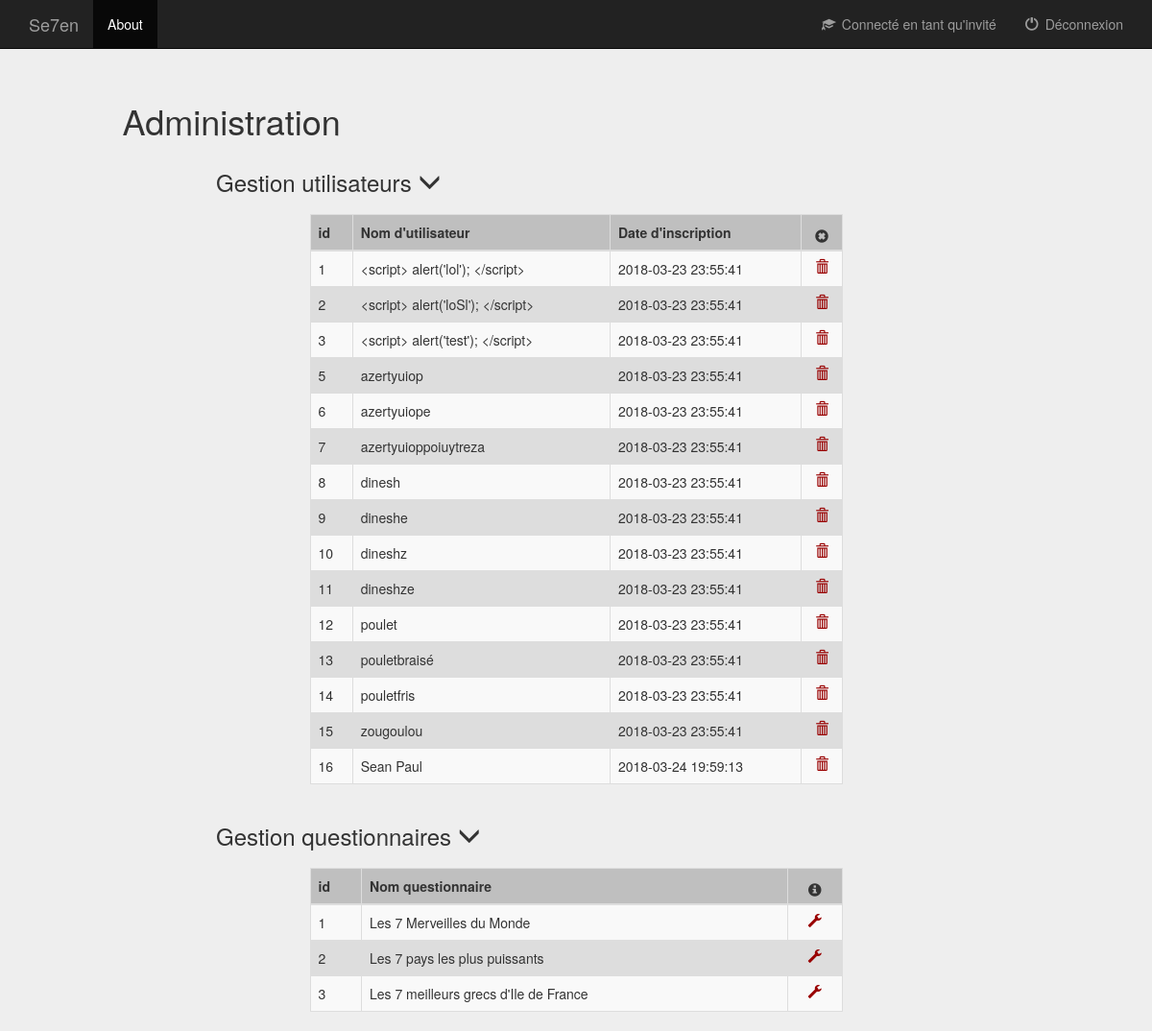
Page /main/administration.php on the earlier database version.
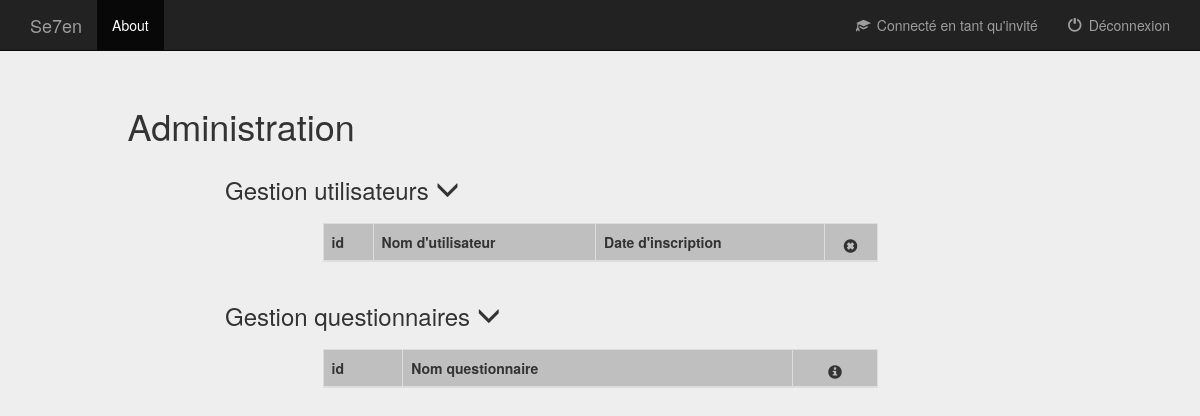
Same page on the later database version.
### tables this page shows
CREATE TABLE IF NOT EXISTS `users` (
  `id` smallint(6) NOT NULL AUTO_INCREMENT,
  `login` varchar(50) NOT NULL,
  `password` varchar(100) NOT NULL,
  `date_inscription` timestamp NOT NULL DEFAULT CURRENT_TIMESTAMP,
  PRIMARY KEY (`login`),
  UNIQUE KEY `id` (`id`)
);

CREATE TABLE IF NOT EXISTS `questionnaires` (
  `idQuestionnaire` smallint(6) NOT NULL AUTO_INCREMENT,
  `nomQuestionnaire` tinytext NOT NULL,
  PRIMARY KEY (`idQuestionnaire`)
);

### main/administration.php (the view, shortened to what this page needs)
<?php
	$page_name="administration.php";
    require ('header.php');
    require('../database_auth.php');
?>
  <div class="col-lg-12 col-md-12 col-sm-12">
    <div class="col-lg-offset-1 col-lg-11 col-md-offset-1 col-md-11 col-sm-offset-1 col-sm-11"> <h1>Administration</h1>
    </div>
    <div class="col-lg-offset-2 col-lg-10 col-md-offset-2 col-md-10 col-sm-offset-2 col-sm-10">
      <h3>Gestion utilisateurs <span id="menu_user_fleche" class="glyphicon glyphicon-menu-down"></span></h3>
    </div>
    <div class="col-lg-offset-3 col-lg-6 col-lg-offset-3 col-md-offset-3 col-md-6 col-md-offset-3 col-sm-offset-3 col-sm-6 col-sm-offset-3">
      <table id="table_user" class="table table-striped table-bordered">
        <thead>
          <tr>
            <th>id</th>
            <th>Nom d'utilisateur</th>
            <th>Date d'inscription</th>
            <th><span class="glyphicon glyphicon-remove-sign"></span></th>
          </tr>
        </thead>
        <tbody>
          <?php
            $req1=$bd->prepare('select * from users order by id');
            $req1->execute();
                  while($tab1 = $req1->fetch(PDO::FETCH_ASSOC)){
                    if(htmlspecialchars($tab1['login'], ENT_QUOTES) !== "admin"){
                      echo "<tr id='ligne_user" . $tab1['id'] . "' >";
                      echo "<td>" . $tab1['id'] . "</td>";
                      echo "<td>" . htmlspecialchars($tab1['login'], ENT_QUOTES) . "</td>";
                      echo "<td>" . $tab1['date_inscription'] . "</td>";
                      echo "<td> <span id='user" . $tab1['id'] . "'class='element_supprimable glyphicon glyphicon-trash'> </td>";
                      echo '</tr>';
                    }
                  }
          ?>
        </tbody>
      </table>
    </div>
    <div class="col-lg-offset-2 col-lg-10 col-md-offset-2 col-md-10 col-sm-offset-2 col-sm-10">
      <h3>Gestion questionnaires <span id="menu_questionnaire_fleche" class="glyphicon glyphicon-menu-down"></span></h3>
    </div>
    <div class="col-lg-offset-3 col-lg-6 col-lg-offset-3 col-md-offset-3 col-md-6 col-md-offset-3 col-sm-offset-3 col-sm-6 col-sm-offset-3">
      <table id="table_questionnaire" class="table table-striped table-bordered">
        <thead>
          <tr>
            <th>id</th>
            <th>Nom questionnaire</th>
            <th><span class="glyphicon glyphicon-info-sign"></span></th>
          </tr>
        </thead>
        <tbody>
          <?php
            $req2=$bd->prepare('select * from questionnaires order by idQuestionnaire');
            $req2->execute();
                  while($tab2 = $req2->fetch(PDO::FETCH_ASSOC)){
                    echo '<tr>';
                    echo "<td>" . $tab2['idQuestionnaire'] . "</td>";
                    echo "<td>" . $tab2['nomQuestionnaire'] . "</td>";
                    echo "<td> <span id='questionnaire" . $tab2['idQuestionnaire'] . "'class='element_modifiable glyphicon glyphicon-wrench'> </td>";
                    echo '</tr>';
                  }
          ?>
        </tbody>
      </table>
    </div>
  </div>

### main/header.php (shortened to what this page needs)
<!DOCTYPE html>
<html lang="fr">
  <head>
    <link href="../bootstrap/css/bootstrap.min.css" rel="stylesheet">
    <link href="css/header.css" rel="stylesheet">
    <link href="css/deconnexion.css" rel="stylesheet">
    <link href="css/menu_principal.css" rel="stylesheet">
    <link href="css/administration.css" rel="stylesheet">
  </head>
  <body>
    <nav class="navbar navbar-inverse navbar-static-top">
      <div class="container">
      <div class="navbar-header">
        <a class="navbar-brand" href="#" id="game_name_link">Se7en</a>
      </div>
        <div id="navbar" class="navbar-collapse collapse">
          <ul class="nav navbar-nav">
            <li class="active"><a id="about_link">About</a></li>
          </ul>
          <ul class="nav navbar-nav navbar-right">
          <?php
          if($page_name!=="deconnexion.php"){
            if(isset($_SESSION['login']) && isset($_SESSION['connecte'])){
              echo '<li><a href="#" id="connected_as"><span class="glyphicon glyphicon-education glyphicon_header"> </span> Connecté en tant que ' . $_SESSION['login'] . '</a></li>';
              echo '<li><a href="deconnexion.php"><span class="glyphicon glyphicon-off glyphicon_header"> </span> Déconnexion </a></li>';
            }
            else{
              echo "<li><a href='#' id='connected_as'><span class='glyphicon glyphicon-education glyphicon_header'> </span> Connecté en tant qu'invité</a></li>";
              echo '<li><a href="deconnexion.php"><span class="glyphicon glyphicon-off glyphicon_header"> </span> Déconnexion </a></li>';
            }
          }
          ?>
          </ul>
        </div>
      </div>
    </nav>

### main/css/header.css (style rules this page uses)
body { padding-bottom: 40px; background-color: #eee; }
#game_name_link , #connected_as { pointer-events: none; }
#about_link { cursor: pointer; }
.navbar-static-top { margin-bottom: 35px; }
.glyphicon_header { margin-right: 3px; }

### main/css/administration.css (style rules this page uses)
table { background-color: #ddd; margin-top: 10px; }
thead { background-color: #bfbfbf; font-weight: bold; }
.element_supprimable, .element_modifiable, .glyphicon-remove-sign, .glyphicon-info-sign { display: block; text-align: center; }
.glyphicon-trash, .glyphicon-wrench { color: #990000; }

Differences in the rows shown:
removed users: id "1", login "<script> alert('lol'); </script>", date_inscription "2018-03-23 23:55:41"
removed users: id "2", login "<script> alert('loSl'); </script>", date_inscription "2018-03-23 23:55:41"
removed users: id "3", login "<script> alert('test'); </script>", date_inscription "2018-03-23 23:55:41"
removed users: id "5", login "azertyuiop", date_inscription "2018-03-23 23:55:41"
removed users: id "6", login "azertyuiope", date_inscription "2018-03-23 23:55:41"
removed users: id "7", login "azertyuioppoiuytreza", date_inscription "2018-03-23 23:55:41"
removed users: id "8", login "dinesh", date_inscription "2018-03-23 23:55:41"
removed users: id "9", login "dineshe", date_inscription "2018-03-23 23:55:41"
removed users: id "10", login "dineshz", date_inscription "2018-03-23 23:55:41"
removed users: id "11", login "dineshze", date_inscription "2018-03-23 23:55:41"
removed users: id "12", login "poulet", date_inscription "2018-03-23 23:55:41"
removed users: id "13", login "pouletbraisé", date_inscription "2018-03-23 23:55:41"
removed users: id "14", login "pouletfris", date_inscription "2018-03-23 23:55:41"
removed users: id "15", login "zougoulou", date_inscription "2018-03-23 23:55:41"
removed users: id "16", login "Sean Paul", date_inscription "2018-03-24 19:59:13"
removed questionnaires: idQuestionnaire "1", nomQuestionnaire "Les 7 Merveilles du Monde"
removed questionnaires: idQuestionnaire "2", nomQuestionnaire "Les 7 pays les plus puissants"
removed questionnaires: idQuestionnaire "3", nomQuestionnaire "Les 7 meilleurs grecs d'Ile de France"
